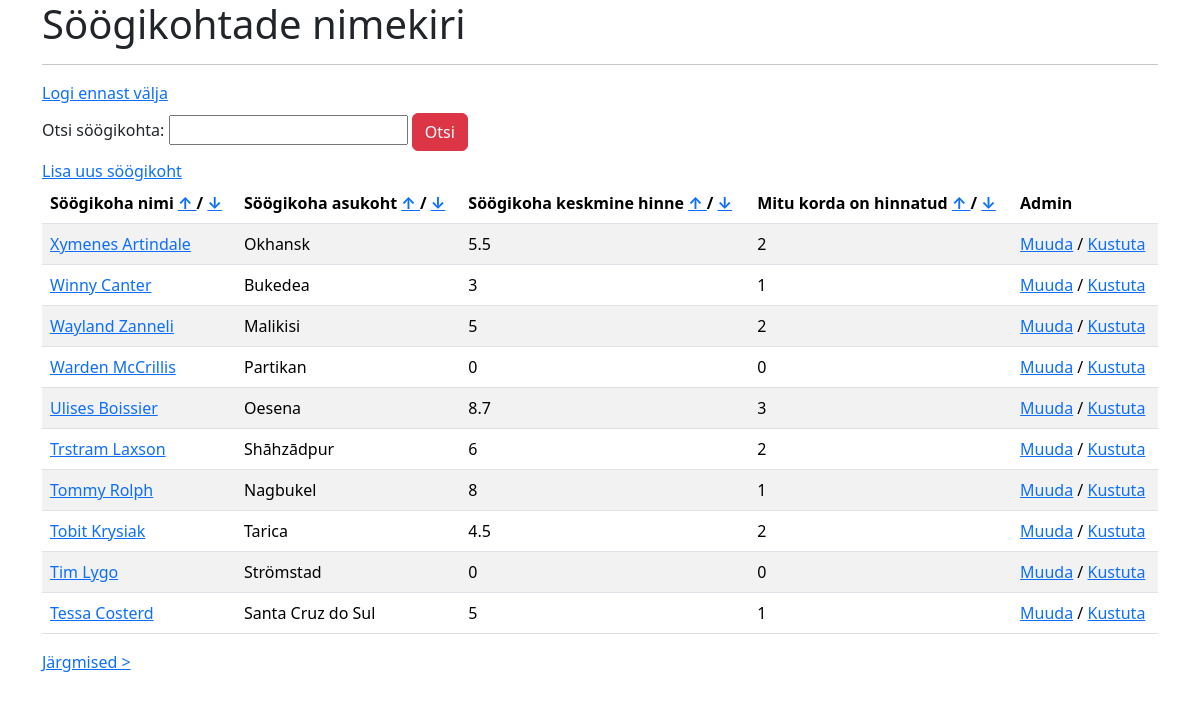
Screenshot of /?sort=nimi&order=desc (signed in) with the database file from the repository.
### tables this page shows
CREATE TABLE `soogikohad` (
  `id` int(6) NOT NULL,
  `nimi` varchar(255) NOT NULL,
  `asukoht` varchar(255) NOT NULL,
  `keskmine_hinne` double NOT NULL,
  `hinnatud` int(6) NOT NULL,
  `liigid` varchar(255) NOT NULL
);

### index.php (the view, shortened to what this page needs)
<?php
include ("config.php");
?>
<!DOCTYPE html>
<html lang="et">
<head>
    <link
        href="https://cdn.jsdelivr.net/npm/bootstrap@5.3.2/dist/css/bootstrap.min.css" rel="stylesheet"
    >
</head>
<body>
    <div class="container">
        <h1>Söögikohtade nimekiri</h1>
        <hr>
        <a href="logout.php">Logi ennast välja</a>
        <form method="get">
            <label for="otsi">Otsi söögikohta: </label>
            <input type="text" name="otsi" id="otsi">
            <input type="submit" class="btn btn-danger my-2" value="Otsi">
        </form>
        <a href="lisasoogikoht.php">Lisa uus söögikoht</a>
        <table class="table table-striped">
            <thead>
                <tr>
                    <th scope="col">Söögikoha nimi <a href="?sort=nimi&order=asc">↑ </a> / <a href="?sort=nimi&order=desc">↓</a></th>
                    <th scope="col">Söögikoha asukoht <a href="?sort=asukoht&order=asc">↑ </a> / <a href="?sort=asukoht&order=desc">↓</a></th>
                    <th scope="col">Söögikoha keskmine hinne <a href="?sort=keskmine_hinne&order=asc">↑ </a> / <a href="?sort=keskmine_hinne&order=desc">↓</a></th>
                    <th scope="col">Mitu korda on hinnatud <a href="?sort=hinnatud&order=asc">↑ </a> / <a href="?sort=hinnatud&order=desc">↓</a></th>
                    <th scope="col">Admin</th>
                </tr>
            </thead>
            <tbody>
                <?php
                $lehekyljesuurus = 10;
                if (isset($_GET['lehekylg'])) {
                    $lehekylg = $_GET['lehekylg'];
                } else {
                    $lehekylg = 1;
                }
                $start = ($lehekylg-1) * $lehekyljesuurus;
                $sort = isset($_GET['sort']) ? $_GET['sort'] : 'nimi';
                $order = isset($_GET['order']) ? $_GET['order'] : 'asc';
                $otsi = isset($_GET['otsi']) ? $_GET['otsi'] : '';
                $sqlotsing = $otsi ? "WHERE nimi LIKE '%$otsi%'" : '';
                $sqlsoogikohad = "SELECT * FROM soogikohad $sqlotsing ORDER BY $sort $order LIMIT $start, $lehekyljesuurus";
                $tulemus = $yhendus -> query($sqlsoogikohad);
                if ($tulemus->num_rows > 0){
                    while ($row = $tulemus -> fetch_assoc()){
                        $id = $row['id'];
                        $hinnatudquery = "SELECT COUNT(*) as hinnatud FROM hinnangud WHERE toidukohad_id = '$id'";
                        $hinnatudvastus = $yhendus -> query($hinnatudquery);
                        $hinnatudfetch = $hinnatudvastus -> fetch_assoc()['hinnatud'];
                        $keskhinnequery = "SELECT AVG(hinnang) as keskmine_hinne FROM hinnangud WHERE toidukohad_id = '$id'";
                        $keskhinnefetch = $yhendus -> query($keskhinnequery);
                        $keskhinnefetch = $keskhinnefetch -> fetch_assoc()['keskmine_hinne'];
                        $keskhinneumardus = round($keskhinnefetch,1);
                        ?>
                        <tr>
                            <td> <a href="hinnangulisamine.php?koht=<?php echo urlencode($id); ?> "> <?php echo $row["nimi"]; ?></a></td>
                            <td> <?php echo $row["asukoht"]; ?> </td>
                            <td> <?php echo round($keskhinneumardus, 1);?> </td>
                            <td> <?php echo $hinnatudfetch; ?> </td>
                            <td><a href="muudasoogikoht.php?koht= <?php echo urlencode($id); ?> ">Muuda</a><a> / </a> <?php echo "<a href='kustutasoogikoht.php?koht=" . $id . "'>Kustuta</a>"; ?></td>
                        </tr>
                        <?php
                    }
                }
                ?>
            </tbody>
        </table>
        <?php
        $jargminelehekylg = $lehekylg + 1;
        if ($tulemus -> num_rows == $lehekyljesuurus) {
            echo "<a href='?lehekylg=$jargminelehekylg'> Järgmised &gt;</a>";
        }
        ?>
        <br>
    </div>
    </body>
</html>

### rows the page displays
soogikohad: nimi "Xymenes Artindale", asukoht "Okhansk", keskhinneumardus "5.5", hinnatudfetch "2"
soogikohad: nimi "Winny Canter", asukoht "Bukedea", keskhinneumardus "3", hinnatudfetch "1"
soogikohad: nimi "Wayland Zanneli", asukoht "Malikisi", keskhinneumardus "5", hinnatudfetch "2"
soogikohad: nimi "Warden McCrillis", asukoht "Partikan", keskhinneumardus "0", hinnatudfetch "0"
soogikohad: nimi "Ulises Boissier", asukoht "Oesena", keskhinneumardus "8.7", hinnatudfetch "3"
soogikohad: nimi "Trstram Laxson", asukoht "Shāhzādpur", keskhinneumardus "6", hinnatudfetch "2"
soogikohad: nimi "Tommy Rolph", asukoht "Nagbukel", keskhinneumardus "8", hinnatudfetch "1"
soogikohad: nimi "Tobit Krysiak", asukoht "Tarica", keskhinneumardus "4.5", hinnatudfetch "2"
soogikohad: nimi "Tim Lygo", asukoht "Strömstad", keskhinneumardus "0", hinnatudfetch "0"
soogikohad: nimi "Tessa Costerd", asukoht "Santa Cruz do Sul", keskhinneumardus "5", hinnatudfetch "1"
